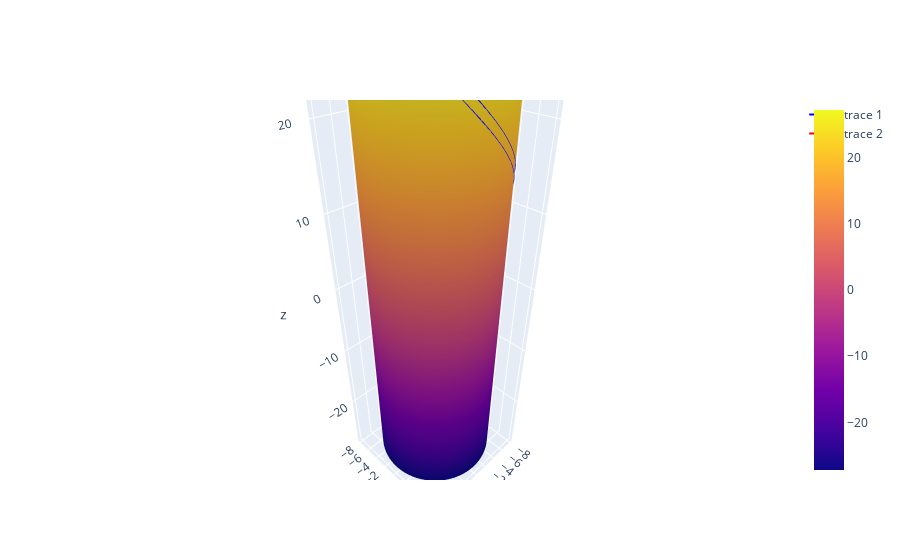

The cell this chart's notebook holds for it:
### Code cell
alpha_HG = 0.68
beta_HG = 135
D = 16
LoD = 1.7
gamma = 0.75
hg_HG = 1
# Call the function with your parameters here
allEdgePoints, allEdgePoints_new = groove_parametrization_function(alpha_HG, beta_HG, hg_HG, D, LoD, gamma)

### Figure 1 — Plotly figure (JSON) as saved in the notebook; plotly's stock layout.template omitted (floating-point values rounded to 4 significant figures; data arrays with more than 128 entries replaced by an {"elided": "..."} marker saying what was removed)
{"data": [{"type": "surface", "x": {"elided": "100x100 float values"}, "y": {"elided": "100x100 float values"}, "z": {"elided": "100x100 float values"}}, {"line": {"color": "blue", "width": 2}, "mode": "lines", "type": "scatter3d", "x": {"elided": "400 float values"}, "y": {"elided": "400 float values"}, "z": {"elided": "400 float values"}}, {"line": {"color": "red", "width": 2}, "mode": "lines", "type": "scatter3d", "x": {"elided": "400 float values"}, "y": {"elided": "400 float values"}, "z": {"elided": "400 float values"}}], "layout": {}}
